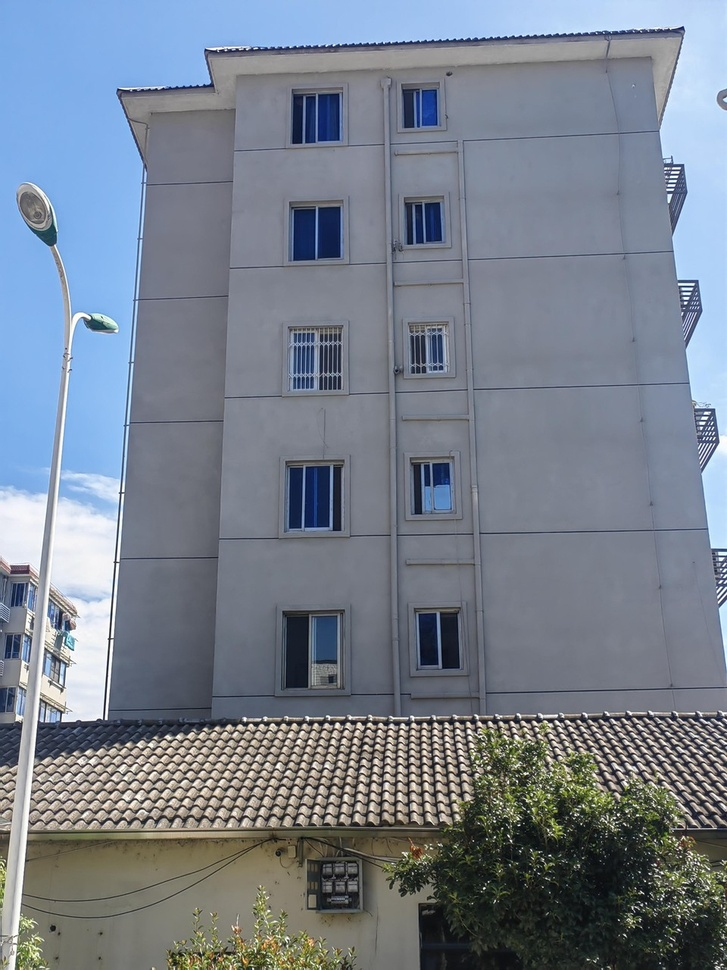
#> input picture tests/fixtures/detector/c_0075.jpg, 727 x 970 px, shrunk from 960 x 1280 before the run
$ python glass_read.py ../../tests/fixtures/detector/c_0075.jpg 1.0 1.0 out.png
#> lines starting #> are read from the running program, lines starting #| are printed output that depends on the picture; after the words box and inside, x2 and y2 are one past the last pixel; in counts of white or black regions, pixels touching at a corner belong together
"""Glass openings of a straightened facade as rectangles in metres, by colour: for curtain walls and
free glazing patterns the facade detector was not trained on (strips, staggered panes).

    data\\venv-det\\Scripts\\python.exe tools/dev/glass_read.py FACADE.jpg W H OUT.json [--floor F] [--outline CALIB.json LINE H0]

FACADE.jpg  the face straightened by tools/rectify.py over the rectangle 0..W x 0..H metres (image
            top = H, bottom = ground)
--floor     floor height F: rectangles start and end on half floors (default 3.3)
--outline   keep only what lies under a measured top line: the line LINE of tools/photo3d.py's
            output CALIB.json, from the eaves H0 at x = 0 up to x = W

How: the facade's own pixels are split into two colour groups (bright low-saturation panels, the
darker or more saturated glass); trees and cars (green, dark grey) and the black area outside the
photo are unknown and take the facade three floors higher (facades repeat); the glass is then sampled
on cells of 0.3 m x half a floor and covered greedily with the largest all-glass rectangles.

Prints {"glass_iou": overlap of the rectangles with the glass pixels, "rects": n}; OUT.json holds
{"floor": F, "rects": [[u, v, w, h], ...]} for `k:"window"` elements of a facade in metres.
"""
import argparse
import json
import sys

import cv2
import numpy as np

CELL_W = 0.3


def read(path, W, H, floor=3.3, top=None):
#> called with path = '../../tests/fixtures/detector/c_0075.jpg', W = 1, H = 1, floor = 3.3
    img = cv2.imread(path)
#> img is the input picture: shape (970, 727, 3); mean B, G, R 140.6, 127.8, 118.6
    h, w = img.shape[:2]
#> h = 970; w = 727
    k = w / W
#> k = 727
    inside = np.ones((h, w), np.uint8)
    if top:
        poly = np.array([[0, h]] + [[x * k, (H - z) * k] for x, z in top] + [[w, h]], np.int32)
        inside = np.zeros((h, w), np.uint8)
        cv2.fillPoly(inside, [poly], 1)
    inside = inside.astype(bool)
    frame = img.max(2) > 0
#> frame: shape (970, 727) bool; every value is 1
    hsv = cv2.cvtColor(img, cv2.COLOR_BGR2HSV).astype(float)
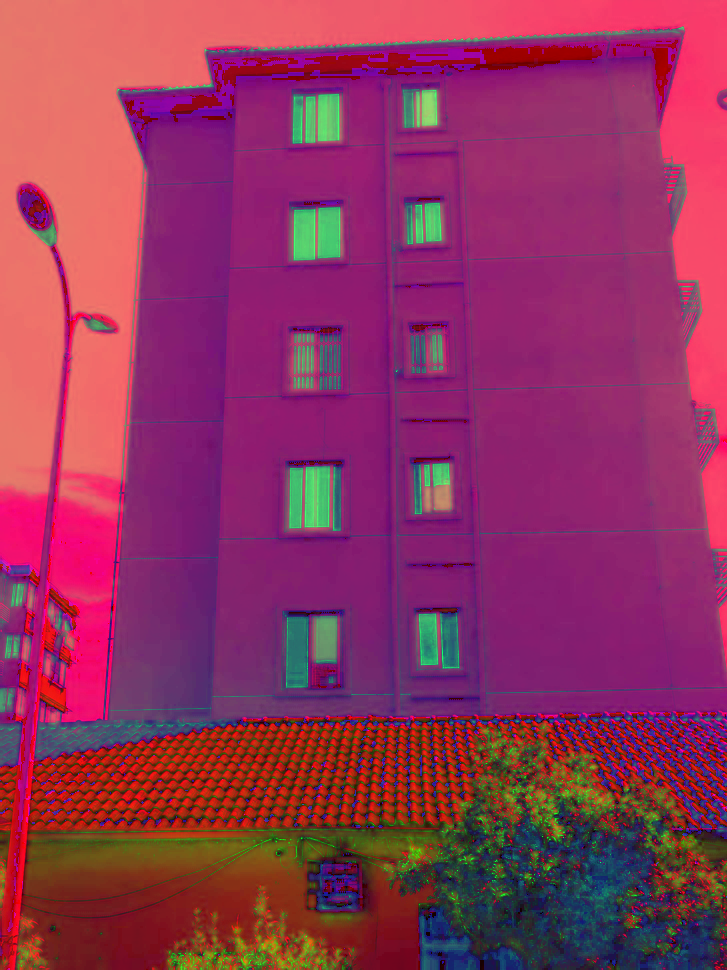
#> hsv: shape (970, 727, 3) float64; mean B, G, R 91.9, 51.4, 144.9
    sat, val = hsv[:, :, 1] / 255, hsv[:, :, 2] / 255
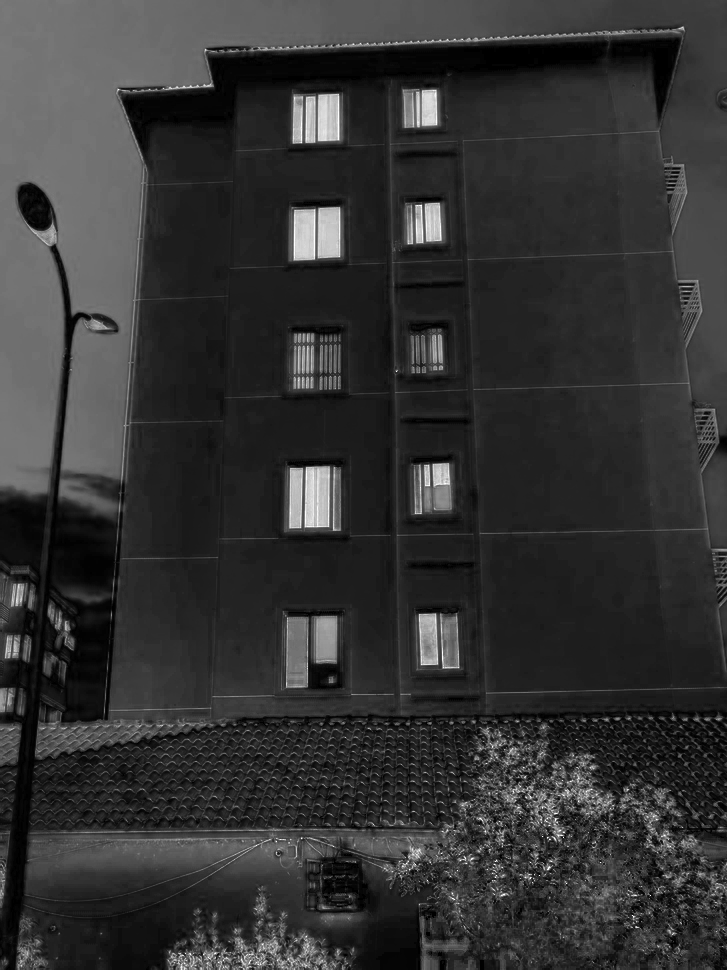
#> sat: shape (970, 727) float64; min 0, max 1, mean 0.202
    b, g = img[:, :, 0].astype(int), img[:, :, 1].astype(int)
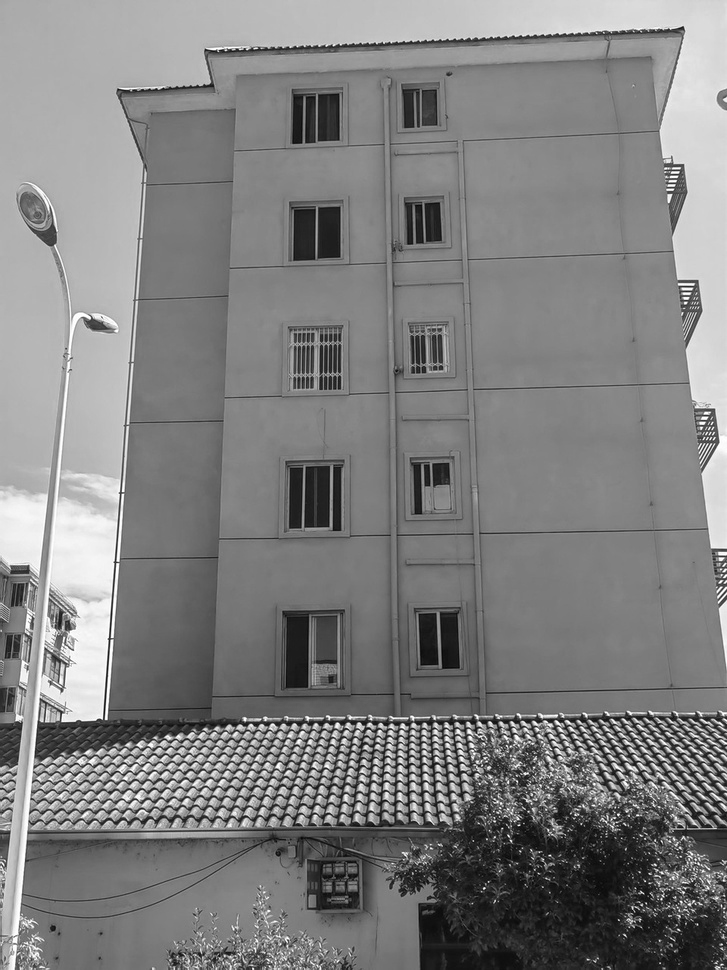
#> g: shape (970, 727) int64; min 1, max 255, mean 127.8
    hide = ((g > b + 5) | ((val < 0.4) & (sat < 0.35))) & inside
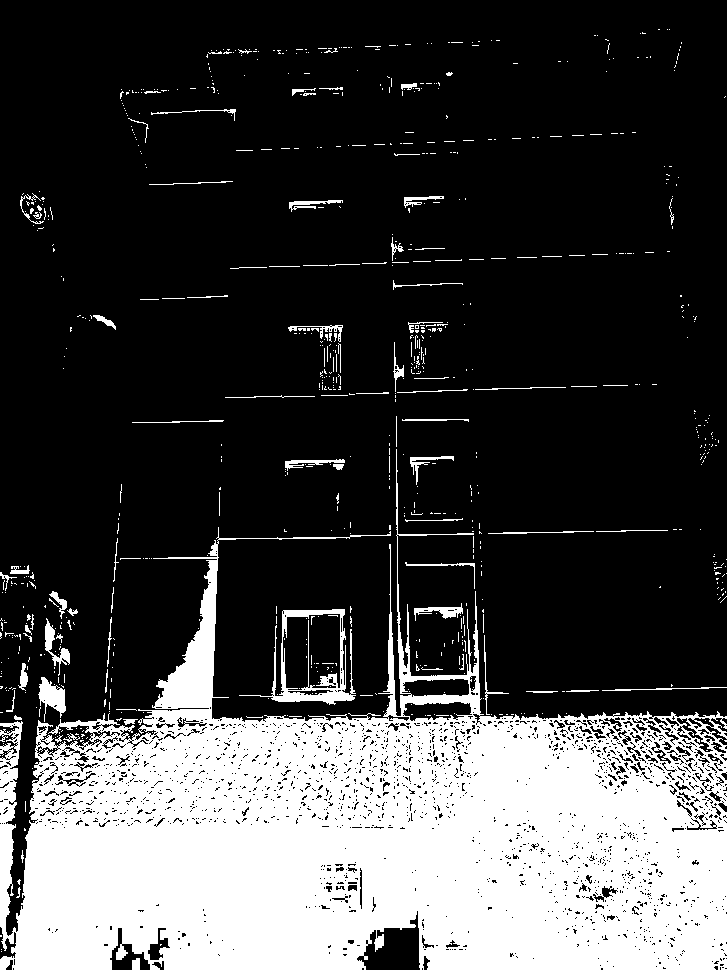
#> hide: shape (970, 727) bool; 26.2% white; 786 white regions (695 under 20 px), largest, box (x1, y1, x2, y2) and area: (0, 449, 727, 970) 172533, (239, 609, 356, 705) 2270, (38, 677, 66, 722) 626
    hide = cv2.morphologyEx(hide.astype(np.uint8), cv2.MORPH_CLOSE, np.ones((15, 15), np.uint8)).astype(bool)
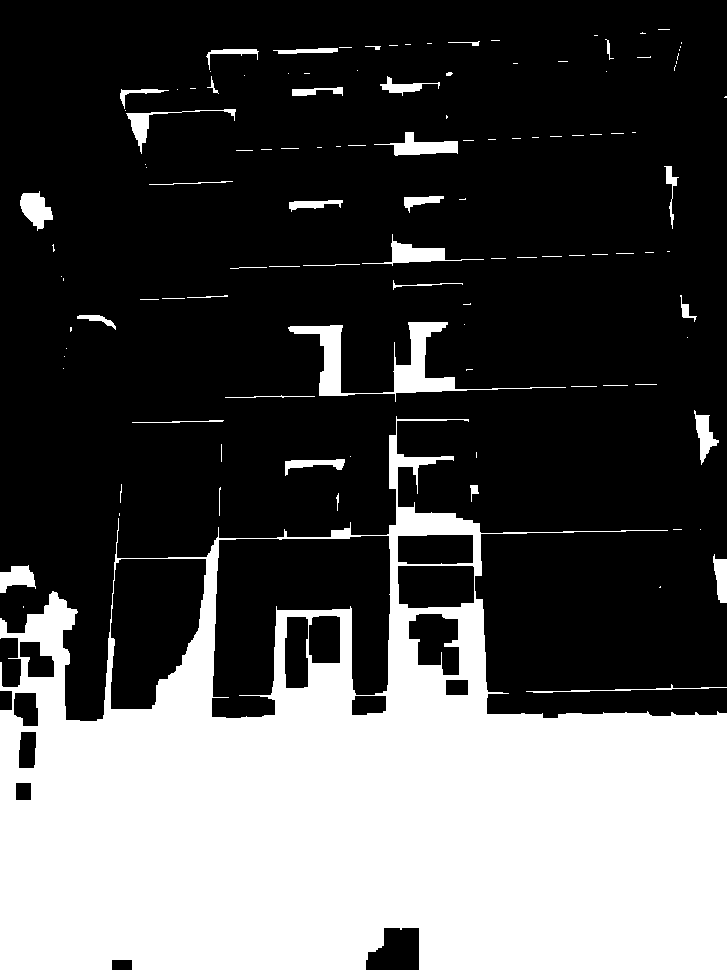
#> hide: shape (970, 727) bool; 31.9% white; 116 white regions (72 under 20 px), largest, box (x1, y1, x2, y2) and area: (0, 416, 727, 970) 210893, (288, 322, 566, 402) 4052, (362, 234, 484, 266) 936
    known = inside & frame & ~hide
    X = np.stack([sat[known], val[known]], 1).astype(np.float32)
#> X = 480372 pairs, first value 0 to 1, second value 0.0588 to 1
    _, lab, cent = cv2.kmeans(X, 2, None, (cv2.TERM_CRITERIA_EPS + cv2.TERM_CRITERIA_MAX_ITER, 50, 0.01),
                              5, cv2.KMEANS_PP_CENTERS)
#> cent = [[0.162, 0.534], [0.337, 0.936]]
    glass_group = int(np.argmax(cent[:, 0] - cent[:, 1]))    # more saturated and darker
#> glass_group = 0
    glass = np.zeros((h, w), bool)
    glass[known] = lab.ravel() == glass_group
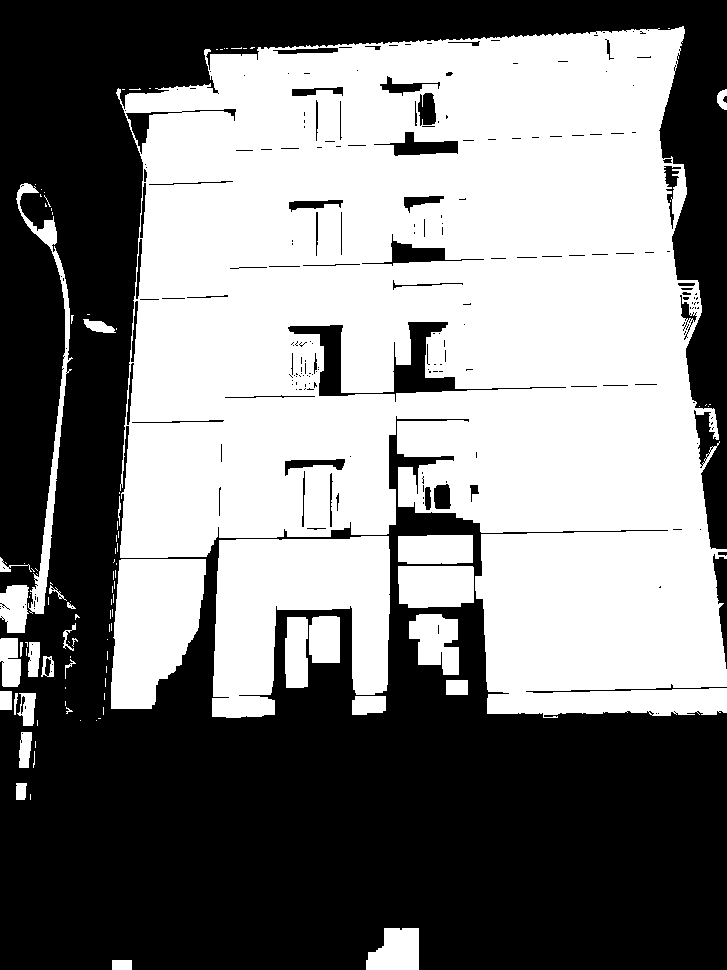
#> glass: shape (970, 727) bool; 50.1% white; 229 black regions (167 under 20 px), largest, box (x1, y1, x2, y2) and area: (0, 0, 727, 970) 337570, (288, 322, 566, 402) 4052, (362, 234, 484, 266) 936

    ch = floor / 2
    nx, ny = int(np.ceil(W / CELL_W)), int(np.ceil(H / ch))
    cell = np.zeros((ny, nx), np.int8)      # 1 glass, 0 wall, 2 unknown, -1 outside
    for j in range(ny):
        y1, y0 = int(round(h - j * ch * k)), max(0, int(round(h - (j + 1) * ch * k)))
        for i in range(nx):
            x0, x1 = int(round(i * CELL_W * k)), min(w, int(round((i + 1) * CELL_W * k)))
            ins = inside[y0:y1, x0:x1]
            if y1 <= y0 or ins.size == 0 or ins.mean() < 0.5:
                cell[j, i] = -1
                continue
            kn = known[y0:y1, x0:x1]
            if kn.mean() < 0.5:
                cell[j, i] = 2
                continue
            cell[j, i] = 1 if glass[y0:y1, x0:x1][kn].mean() >= 0.6 else 0
#> after the loop, cell = [[0, 1, 1, 0]]
    for j in range(ny):                     # hidden: the facade three floors higher
        for i in range(nx):
            if cell[j, i] == 2:
                t = j + 6
                while t < ny and cell[t, i] == 2:
                    t += 6
                cell[j, i] = cell[t, i] if t < ny and cell[t, i] in (0, 1) else 0

    left, rects = cell == 1, []
#> left = [[False, True, True, False]]; rects = []
    while left.sum() > 3:
        area, rc = _largest(left)
        if area < 4:
            break
        j0, j1, i0, i1 = rc
        left[j0:j1 + 1, i0:i1 + 1] = False
        rects.append([round(i0 * CELL_W, 3), round(j0 * ch, 3), round((i1 - i0 + 1) * CELL_W, 3), round((j1 - j0 + 1) * ch, 3)])
#> this loop made 0 passes
    rec = np.zeros((h, w), bool)
    for u, v, ww, hh in rects:
        rec[max(0, int(h - (v + hh) * k)):int(h - v * k), int(u * k):int((u + ww) * k)] = True
#> rec: shape (970, 727) bool; every value is 0
    iou = (rec & glass & known).sum() / max(((rec | glass) & known).sum(), 1)
#> iou = 0
    return rects, float(iou)


def _largest(m):
    """Largest all-True rectangle of a boolean matrix (histogram method): (area, (j0, j1, i0, i1))."""
    best, hgt = (0, None), np.zeros(m.shape[1], int)
    for j in range(m.shape[0]):
        hgt = np.where(m[j], hgt + 1, 0)
        stack = []
        for i in range(m.shape[1] + 1):
            cur = hgt[i] if i < m.shape[1] else 0
            start = i
            while stack and stack[-1][1] >= cur:
                s0, hh = stack.pop()
                if hh * (i - s0) > best[0]:
                    best = (hh * (i - s0), (j - hh + 1, j, s0, i - 1))
                start = s0
            stack.append((start, cur))
    return best


def main(argv):
    ap = argparse.ArgumentParser(description=__doc__, formatter_class=argparse.RawDescriptionHelpFormatter)
    ap.add_argument("image")
    ap.add_argument("W", type=float)
    ap.add_argument("H", type=float)
    ap.add_argument("out")
    ap.add_argument("--floor", type=float, default=3.3)
    ap.add_argument("--outline", nargs=3, metavar=("CALIB", "LINE", "H0"))
    a = ap.parse_args(argv)
    top = None
    if a.outline:
        with open(a.outline[0]) as fh:
            line = [list(p) for p in json.load(fh)["lines"][a.outline[1]]]
        line[0] = [0.0, float(a.outline[2])]
        line[-1] = [a.W, line[-1][1]]
        top = line
    rects, iou = read(a.image, a.W, a.H, a.floor, top)
#> rects = []; iou = 0
    with open(a.out, "w") as fh:
        json.dump({"floor": a.floor, "rects": rects}, fh)
    print(json.dumps({"glass_iou": round(iou, 3), "rects": len(rects)}))
#| {"glass_iou": 0.0, "rects": 0}
    return 0


if __name__ == "__main__":
    sys.exit(main(sys.argv[1:]))
#> (the program exits here)
